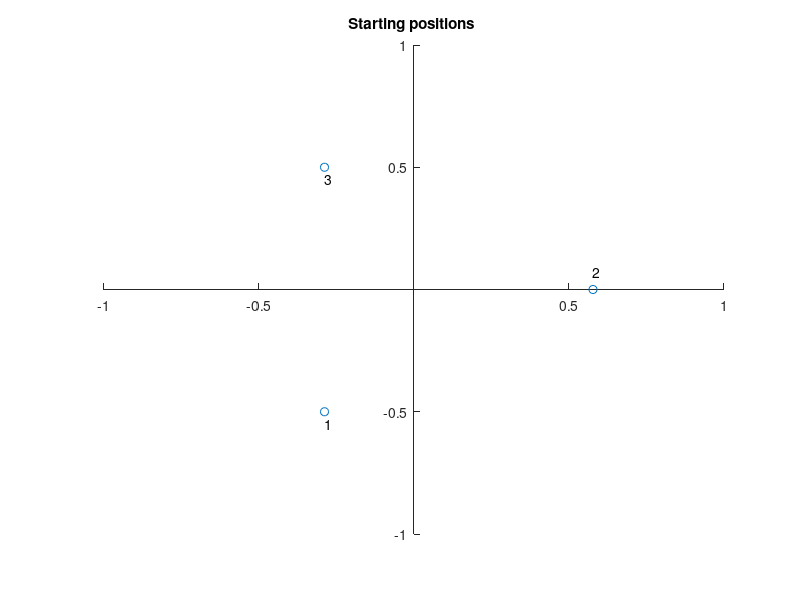

This figure's MATLAB source: (Note: this script raises an error after producing the figure.)

% starting positions

sp1_DF0=[1/sqrt(3)*cos(-2*pi/3),1/sqrt(3)*sin(-2*pi/3),0];
sp2_DF0=[1/sqrt(3),1/sqrt(3)*sin(0),0];
sp3_DF0=[1/sqrt(3)*cos(2*pi/3),1/sqrt(3)*sin(2*pi/3),0];

figure;
scatter([sp1_DF0(1),sp2_DF0(1),sp3_DF0(1)],[sp1_DF0(2),sp2_DF0(2),sp3_DF0(2)]);
%plot([sp1_DF0(1),sp2_DF0(1),sp3_DF0(1)],[sp1_DF0(2),sp2_DF0(2),sp3_DF0(2)]);
text(sp1_DF0(1),sp1_DF0(2)-0.05,{1});
text(sp2_DF0(1),sp2_DF0(2)+0.07,{2});
text(sp3_DF0(1),sp3_DF0(2)-0.05,{3});
set(gca,'xlim',[-1,1]);
set(gca,'ylim',[-1,1]);
set(gca,'XAxisLocation','origin');   
set(gca,'YAxisLocation','origin');
title('Starting positions ');

%------------------------------------------------------------------
tlist=0:1:3600*24*365;


figure;
for i=1:length(tlist)
    clf;
    [pv1,pv2,pv3] = posvector(tlist(i));
    pvmat=[pv1' pv2' pv3' pv1'];
    plot3(pvmat(1,:),pvmat(2,:),pvmat(3,:),'Color',[0 1 0],'Linewidth',3); hold on;
    axis([-1 1 -1 1 -1 1]);
    axis square;
    drawnow;
end


